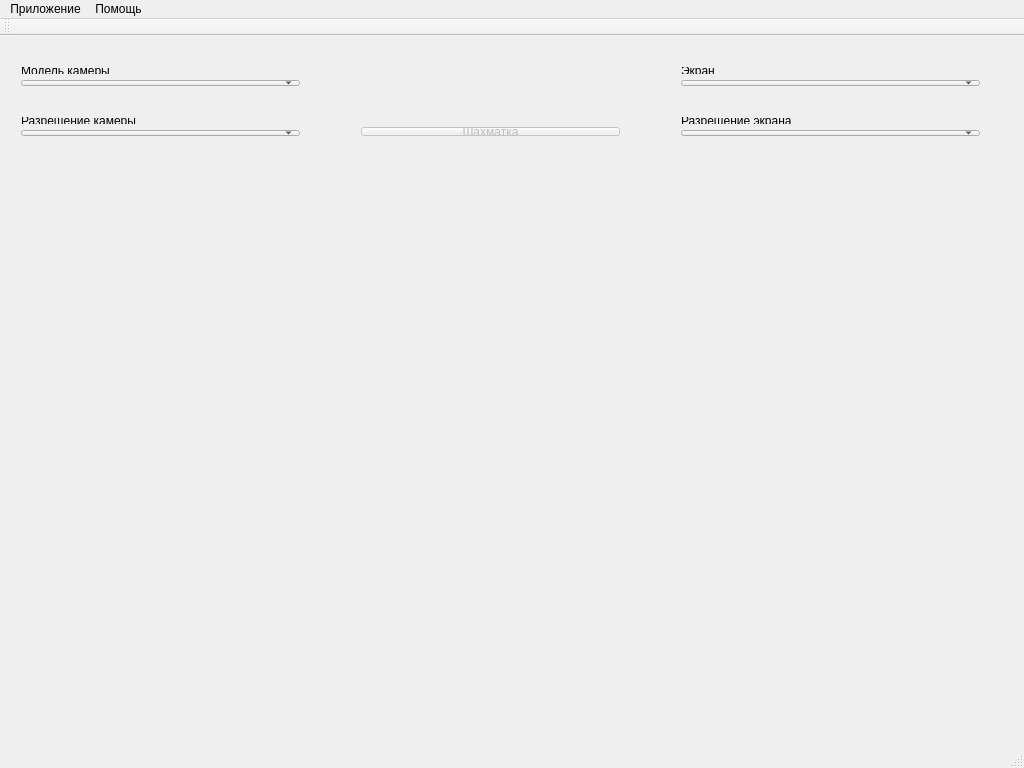
<?xml version="1.0" encoding="UTF-8"?>
<ui version="4.0">
 <class>MainWindow</class>
 <widget class="QMainWindow" name="MainWindow">
  <property name="geometry">
   <rect>
    <x>0</x>
    <y>0</y>
    <width>1024</width>
    <height>768</height>
   </rect>
  </property>
  <property name="windowTitle">
   <string>Шахматка</string>
  </property>
  <widget class="QWidget" name="centralWidget">
   <widget class="QLabel" name="camsFoundLbl">
    <property name="geometry">
     <rect>
      <x>20</x>
      <y>140</y>
      <width>191</width>
      <height>16</height>
     </rect>
    </property>
    <property name="text">
     <string/>
    </property>
   </widget>
   <widget class="QLabel" name="monsFoundLbl">
    <property name="geometry">
     <rect>
      <x>670</x>
      <y>140</y>
      <width>321</width>
      <height>16</height>
     </rect>
    </property>
    <property name="text">
     <string/>
    </property>
   </widget>
   <widget class="QWidget" name="verticalLayoutWidget_5">
    <property name="geometry">
     <rect>
      <x>670</x>
      <y>20</y>
      <width>321</width>
      <height>41</height>
     </rect>
    </property>
    <layout class="QVBoxLayout" name="verticalLayout_6">
     <item>
      <widget class="QLabel" name="labelWidth_2">
       <property name="text">
        <string>Экран</string>
       </property>
      </widget>
     </item>
     <item>
      <widget class="QComboBox" name="monVendorIDBox"/>
     </item>
    </layout>
   </widget>
   <widget class="QWidget" name="horizontalLayoutWidget">
    <property name="geometry">
     <rect>
      <x>350</x>
      <y>80</y>
      <width>281</width>
      <height>31</height>
     </rect>
    </property>
    <layout class="QHBoxLayout" name="horizontalStartLayout">
     <item>
      <widget class="QPushButton" name="startButton">
       <property name="enabled">
        <bool>false</bool>
       </property>
       <property name="text">
        <string comment="Генерация субпиксельной шахматной проекции" extracomment="Генерация субпиксельной шахматной проекции">Шахматка</string>
       </property>
       <property name="icon">
        <iconset resource="resources.qrc">
         <normaloff>:/images/images/chess1.png</normaloff>:/images/images/chess1.png</iconset>
       </property>
      </widget>
     </item>
    </layout>
   </widget>
   <widget class="QWidget" name="verticalLayoutWidget_2">
    <property name="geometry">
     <rect>
      <x>10</x>
      <y>70</y>
      <width>301</width>
      <height>41</height>
     </rect>
    </property>
    <layout class="QVBoxLayout" name="cameraLayout_2">
     <item>
      <widget class="QLabel" name="labelWidth_5">
       <property name="text">
        <string>Разрешение камеры</string>
       </property>
      </widget>
     </item>
     <item>
      <widget class="QComboBox" name="camResolBox"/>
     </item>
    </layout>
   </widget>
   <widget class="QWidget" name="verticalLayoutWidget_6">
    <property name="geometry">
     <rect>
      <x>670</x>
      <y>70</y>
      <width>321</width>
      <height>41</height>
     </rect>
    </property>
    <layout class="QVBoxLayout" name="verticalLayout_7">
     <item>
      <widget class="QLabel" name="labelWidth_3">
       <property name="text">
        <string>Разрешение экрана</string>
       </property>
      </widget>
     </item>
     <item>
      <widget class="QComboBox" name="monResolBox"/>
     </item>
    </layout>
   </widget>
   <widget class="QWidget" name="verticalLayoutWidget">
    <property name="geometry">
     <rect>
      <x>10</x>
      <y>20</y>
      <width>301</width>
      <height>41</height>
     </rect>
    </property>
    <layout class="QVBoxLayout" name="cameraLayout">
     <item>
      <widget class="QLabel" name="labelWidth_4">
       <property name="text">
        <string>Модель камеры</string>
       </property>
      </widget>
     </item>
     <item>
      <widget class="QComboBox" name="camVendorIDBox"/>
     </item>
    </layout>
   </widget>
   <widget class="StreamWidget" name="streamWidget" native="true">
    <property name="geometry">
     <rect>
      <x>10</x>
      <y>190</y>
      <width>640</width>
      <height>360</height>
     </rect>
    </property>
    <widget class="GraphicsView" name="graphicsView">
     <property name="geometry">
      <rect>
       <x>0</x>
       <y>0</y>
       <width>640</width>
       <height>360</height>
      </rect>
     </property>
     <property name="styleSheet">
      <string notr="true">background : transparent;</string>
     </property>
    </widget>
   </widget>
   <widget class="QLabel" name="screenImage">
    <property name="geometry">
     <rect>
      <x>680</x>
      <y>190</y>
      <width>320</width>
      <height>180</height>
     </rect>
    </property>
    <property name="text">
     <string/>
    </property>
   </widget>
  </widget>
  <widget class="QMenuBar" name="menuBar">
   <property name="geometry">
    <rect>
     <x>0</x>
     <y>0</y>
     <width>1024</width>
     <height>21</height>
    </rect>
   </property>
   <widget class="QMenu" name="menu">
    <property name="title">
     <string>Приложение</string>
    </property>
    <addaction name="actionQuit"/>
   </widget>
   <widget class="QMenu" name="menu_3">
    <property name="title">
     <string>Помощь</string>
    </property>
    <addaction name="actionAbout"/>
   </widget>
   <addaction name="menu"/>
   <addaction name="menu_3"/>
  </widget>
  <widget class="QToolBar" name="mainToolBar">
   <attribute name="toolBarArea">
    <enum>TopToolBarArea</enum>
   </attribute>
   <attribute name="toolBarBreak">
    <bool>false</bool>
   </attribute>
  </widget>
  <widget class="QStatusBar" name="statusBar"/>
  <action name="actionNewScrnshot">
   <property name="text">
    <string>Сделать снимок</string>
   </property>
  </action>
  <action name="actionAddImage">
   <property name="text">
    <string>Открыть файл</string>
   </property>
  </action>
  <action name="actionQuit">
   <property name="text">
    <string>Выход</string>
   </property>
  </action>
  <action name="actionSeachCamera">
   <property name="text">
    <string>Поиск  камер</string>
   </property>
  </action>
  <action name="actionSearchMonitor">
   <property name="text">
    <string>Поиск мониторов</string>
   </property>
  </action>
  <action name="actionReset">
   <property name="text">
    <string>Сбросить настроки</string>
   </property>
  </action>
  <action name="actionAbout">
   <property name="text">
    <string>О программе</string>
   </property>
  </action>
 </widget>
 <layoutdefault spacing="6" margin="11"/>
 <customwidgets>
  <customwidget>
   <class>StreamWidget</class>
   <extends>QWidget</extends>
   <header>streamwidget.h</header>
   <container>1</container>
  </customwidget>
  <customwidget>
   <class>GraphicsView</class>
   <extends>QGraphicsView</extends>
   <header>graphicsview.h</header>
  </customwidget>
 </customwidgets>
 <resources>
  <include location="resources.qrc"/>
 </resources>
 <connections/>
</ui>
